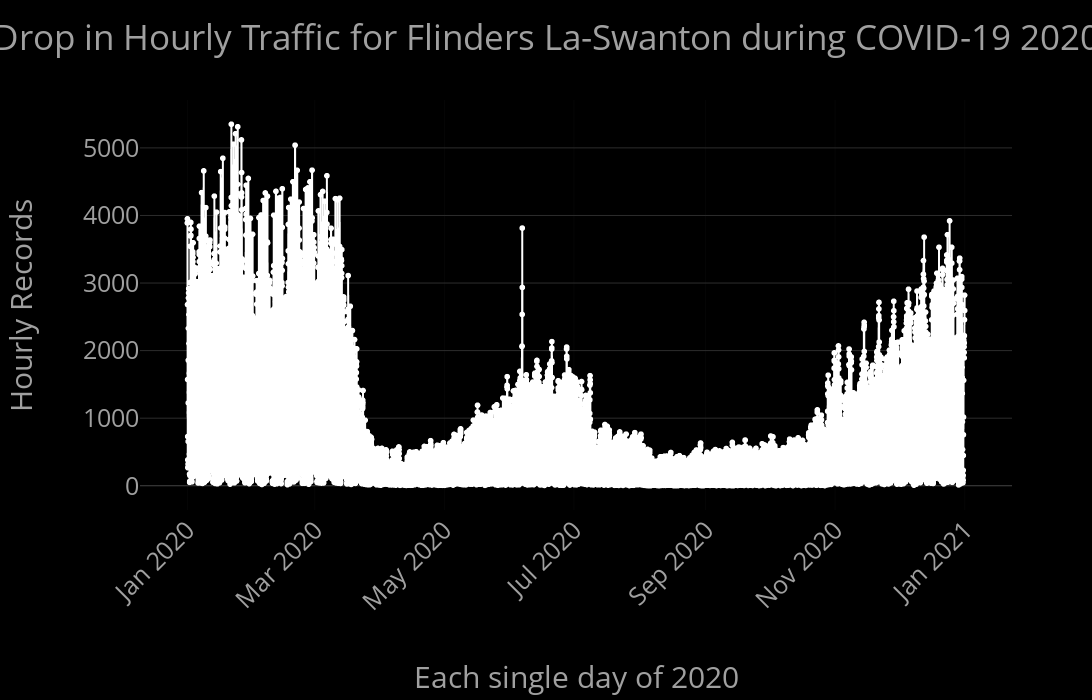

Here is the notebook cell this chart was saved with:
### Code cell
# Plotting a line graph of the new df:

figure = px.line(
    sensors_2020_df,
    y="Hourly_Counts",
    x="Date_Time",
    markers=True,
    height=500,
    width=500,
    title="Drop in Hourly Traffic for Flinders La-Swanton during COVID-19 2020"
)

figure.update_traces(line=dict(color='white'))

figure.update_layout(
    xaxis=dict(
        title="Each single day of 2020",
        title_standoff=50,
        automargin=True  # Ensures Plotly adjusts space automatically
    ),
    yaxis=dict(
        title="Hourly Records",
        title_standoff=50,
        automargin=True  # Prevents overlap issues
    ),
    # Extra space for better visibility
    yaxis_showgrid=True,
    yaxis_gridcolor='rgb(45,45,45)'  # Almost Black
)


# Dynamically adjust the width based on the title length
min_width = 1200
title_length_based_width = len(figure.layout.title.text) * 20
figure.update_layout(
    width=max(title_length_based_width, min_width),
    height=700
)

figure.show()

### Figure 1 — Plotly figure (JSON) as saved in the notebook; plotly's stock layout.template omitted (floating-point values rounded to 4 significant figures; data arrays with more than 128 entries replaced by an {"elided": "..."} marker saying what was removed)
{"data": [{"hovertemplate": "Date_Time=%{x}<br>Hourly_Counts=%{y}<extra></extra>", "legendgroup": "", "line": {"color": "white", "dash": "solid"}, "marker": {"symbol": "circle"}, "mode": "lines+markers", "name": "", "showlegend": false, "type": "scattergl", "x": {"elided": "8784 str values"}, "xaxis": "x", "y": {"elided": "8784 int values"}, "yaxis": "y"}], "layout": {"height": 700, "legend": {"tracegroupgap": 0}, "title": {"text": "Drop in Hourly Traffic for Flinders La-Swanton during COVID-19 2020"}, "width": 1340, "xaxis": {"anchor": "y", "automargin": true, "domain": [0, 1], "title": {"standoff": 50, "text": "Each single day of 2020"}}, "yaxis": {"anchor": "x", "automargin": true, "domain": [0, 1], "gridcolor": "rgb(45,45,45)", "showgrid": true, "title": {"standoff": 50, "text": "Hourly Records"}}}}
